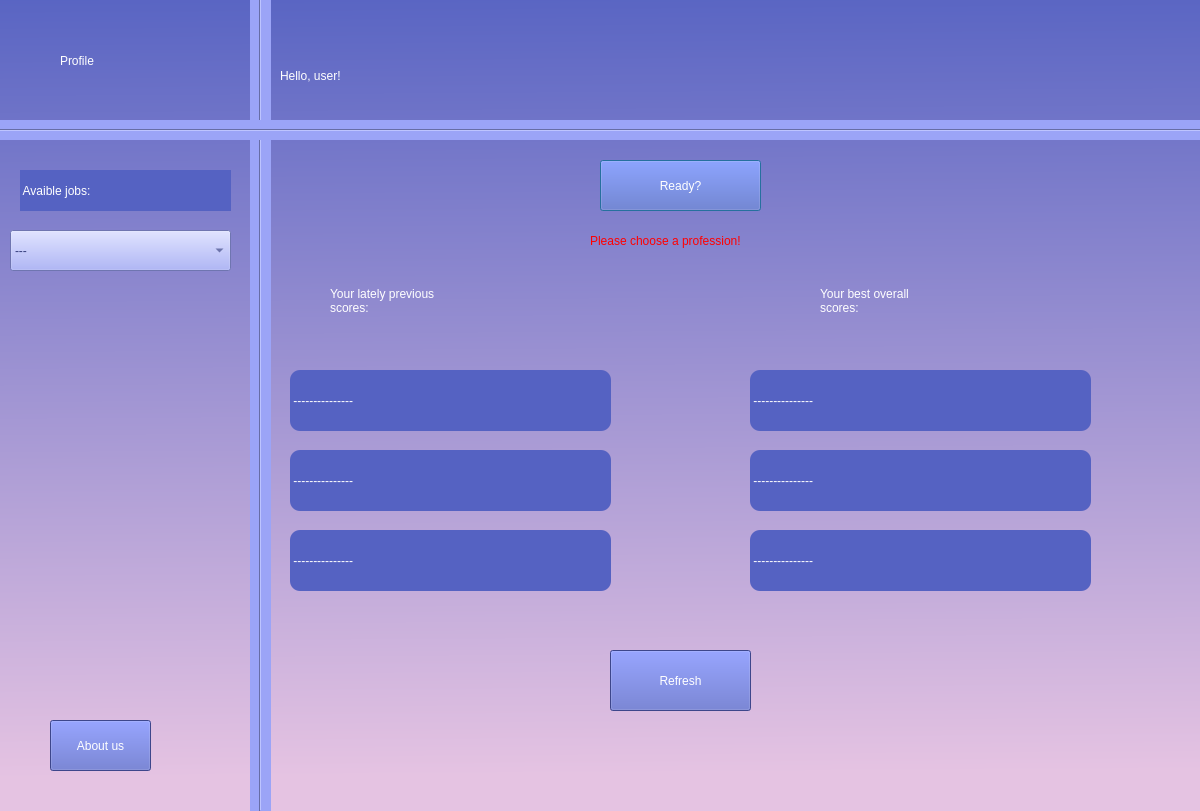
<?xml version="1.0" encoding="UTF-8"?>
<ui version="4.0">
 <class>Dialog</class>
 <widget class="QDialog" name="Dialog">
  <property name="geometry">
   <rect>
    <x>0</x>
    <y>0</y>
    <width>1200</width>
    <height>811</height>
   </rect>
  </property>
  <property name="windowTitle">
   <string>Dialog</string>
  </property>
  <widget class="QWidget" name="widget" native="true">
   <property name="geometry">
    <rect>
     <x>-50</x>
     <y>-30</y>
     <width>1291</width>
     <height>851</height>
    </rect>
   </property>
   <property name="styleSheet">
    <string notr="true">background-color: qlineargradient(spread:pad, x1:0.59, y1:0, x2:0.602273, y2:1, stop:0 rgba(85, 98, 194, 255), stop:0.943182 rgba(229, 195, 226, 255));</string>
   </property>
   <widget class="QComboBox" name="theme_box">
    <property name="geometry">
     <rect>
      <x>60</x>
      <y>260</y>
      <width>221</width>
      <height>41</height>
     </rect>
    </property>
    <property name="styleSheet">
     <string notr="true">color: rgb(54, 63, 124);
font: 18pt &quot;MS Shell Dlg 2&quot;;
background-color: rgb(155, 164, 247);</string>
    </property>
    <item>
     <property name="text">
      <string>---</string>
     </property>
    </item>
    <item>
     <property name="text">
      <string>Farmer</string>
     </property>
    </item>
    <item>
     <property name="text">
      <string>Waitress</string>
     </property>
    </item>
    <item>
     <property name="text">
      <string>Chef</string>
     </property>
    </item>
    <item>
     <property name="text">
      <string>Doctor</string>
     </property>
    </item>
    <item>
     <property name="text">
      <string>Programmer</string>
     </property>
    </item>
   </widget>
   <widget class="Line" name="line_2">
    <property name="geometry">
     <rect>
      <x>30</x>
      <y>150</y>
      <width>1261</width>
      <height>20</height>
     </rect>
    </property>
    <property name="styleSheet">
     <string notr="true">background-color: rgb(155, 164, 247);</string>
    </property>
    <property name="orientation">
     <enum>Qt::Horizontal</enum>
    </property>
   </widget>
   <widget class="QPushButton" name="ButtonReady">
    <property name="geometry">
     <rect>
      <x>650</x>
      <y>190</y>
      <width>161</width>
      <height>51</height>
     </rect>
    </property>
    <property name="styleSheet">
     <string notr="true">
background-color: rgb(85, 98, 194);
color: rgb(255, 255, 255);
	font: 24pt &quot;Rockwell&quot;;
</string>
    </property>
    <property name="text">
     <string>Ready?</string>
    </property>
   </widget>
   <widget class="QLabel" name="label_2">
    <property name="geometry">
     <rect>
      <x>70</x>
      <y>200</y>
      <width>211</width>
      <height>41</height>
     </rect>
    </property>
    <property name="styleSheet">
     <string notr="true">background-color: rgb(85, 98, 194);
color: rgb(255, 255, 255);
	font: 24pt &quot;Rockwell&quot;;</string>
    </property>
    <property name="text">
     <string> Avaible jobs:</string>
    </property>
   </widget>
   <widget class="Line" name="line">
    <property name="geometry">
     <rect>
      <x>300</x>
      <y>10</y>
      <width>21</width>
      <height>831</height>
     </rect>
    </property>
    <property name="styleSheet">
     <string notr="true">background-color: rgb(155, 164, 247);</string>
    </property>
    <property name="orientation">
     <enum>Qt::Vertical</enum>
    </property>
   </widget>
   <widget class="QLabel" name="greeting_label">
    <property name="geometry">
     <rect>
      <x>330</x>
      <y>60</y>
      <width>891</width>
      <height>91</height>
     </rect>
    </property>
    <property name="styleSheet">
     <string notr="true">
	font: 32pt &quot;Rockwell&quot;;
color: rgb(255, 255, 255);
background-color: qlineargradient(spread:pad, x1:0.205, y1:0, x2:0.312, y2:1, stop:0 rgba(100, 241, 255, 0), stop:1 rgba(245, 221, 221, 0));</string>
    </property>
    <property name="text">
     <string>Hello, user!</string>
    </property>
   </widget>
   <widget class="QLabel" name="label_4">
    <property name="geometry">
     <rect>
      <x>380</x>
      <y>300</y>
      <width>261</width>
      <height>61</height>
     </rect>
    </property>
    <property name="styleSheet">
     <string notr="true">font: 20pt &quot;MS Shell Dlg 2&quot;;
color: rgb(255, 255, 255);
background-color: qlineargradient(spread:pad, x1:0.205, y1:0, x2:0.312, y2:1, stop:0 rgba(100, 241, 255, 0), stop:1 rgba(245, 221, 221, 0));</string>
    </property>
    <property name="text">
     <string>Your lately previous
scores:</string>
    </property>
   </widget>
   <widget class="QLabel" name="prevlabel1">
    <property name="geometry">
     <rect>
      <x>340</x>
      <y>400</y>
      <width>321</width>
      <height>61</height>
     </rect>
    </property>
    <property name="styleSheet">
     <string notr="true">background-color: rgb(85, 98, 194);
color: rgb(255, 255, 255);
	font: 20pt &quot;Rockwell&quot;;
border-radius: 10px;</string>
    </property>
    <property name="text">
     <string> ---------------</string>
    </property>
   </widget>
   <widget class="QLabel" name="prevlabel2">
    <property name="geometry">
     <rect>
      <x>340</x>
      <y>480</y>
      <width>321</width>
      <height>61</height>
     </rect>
    </property>
    <property name="styleSheet">
     <string notr="true">background-color: rgb(85, 98, 194);
color: rgb(255, 255, 255);
	font: 20pt &quot;Rockwell&quot;;

border-radius: 10px;</string>
    </property>
    <property name="text">
     <string> ---------------</string>
    </property>
   </widget>
   <widget class="QLabel" name="prevlabel3">
    <property name="geometry">
     <rect>
      <x>340</x>
      <y>560</y>
      <width>321</width>
      <height>61</height>
     </rect>
    </property>
    <property name="styleSheet">
     <string notr="true">background-color: rgb(85, 98, 194);
color: rgb(255, 255, 255);
	font: 20pt &quot;Rockwell&quot;;

border-radius: 10px;</string>
    </property>
    <property name="text">
     <string> ---------------</string>
    </property>
   </widget>
   <widget class="QLabel" name="bestlabel2">
    <property name="geometry">
     <rect>
      <x>800</x>
      <y>480</y>
      <width>341</width>
      <height>61</height>
     </rect>
    </property>
    <property name="styleSheet">
     <string notr="true">background-color: rgb(85, 98, 194);
color: rgb(255, 255, 255);
	font: 20pt &quot;Rockwell&quot;;

border-radius: 10px;</string>
    </property>
    <property name="text">
     <string> ---------------</string>
    </property>
   </widget>
   <widget class="QLabel" name="bestlabel3">
    <property name="geometry">
     <rect>
      <x>800</x>
      <y>560</y>
      <width>341</width>
      <height>61</height>
     </rect>
    </property>
    <property name="styleSheet">
     <string notr="true">background-color: rgb(85, 98, 194);
color: rgb(255, 255, 255);
	font: 20pt &quot;Rockwell&quot;;

border-radius: 10px;</string>
    </property>
    <property name="text">
     <string> ---------------</string>
    </property>
   </widget>
   <widget class="QLabel" name="bestlabel1">
    <property name="geometry">
     <rect>
      <x>800</x>
      <y>400</y>
      <width>341</width>
      <height>61</height>
     </rect>
    </property>
    <property name="styleSheet">
     <string notr="true">background-color: rgb(85, 98, 194);
color: rgb(255, 255, 255);
	font: 20pt &quot;Rockwell&quot;;

border-radius: 10px;</string>
    </property>
    <property name="text">
     <string> ---------------</string>
    </property>
   </widget>
   <widget class="QLabel" name="label_11">
    <property name="geometry">
     <rect>
      <x>870</x>
      <y>300</y>
      <width>261</width>
      <height>61</height>
     </rect>
    </property>
    <property name="styleSheet">
     <string notr="true">font: 20pt &quot;MS Shell Dlg 2&quot;;
color: rgb(255, 255, 255);
background-color: qlineargradient(spread:pad, x1:0.205, y1:0, x2:0.312, y2:1, stop:0 rgba(100, 241, 255, 0), stop:1 rgba(245, 221, 221, 0));</string>
    </property>
    <property name="text">
     <string>Your best overall 
scores:</string>
    </property>
   </widget>
   <widget class="QPushButton" name="refresh_btn">
    <property name="geometry">
     <rect>
      <x>660</x>
      <y>680</y>
      <width>141</width>
      <height>61</height>
     </rect>
    </property>
    <property name="styleSheet">
     <string notr="true">background-color: rgb(85, 98, 194);
color: rgb(255, 255, 255);
	font: 24pt &quot;Rockwell&quot;;</string>
    </property>
    <property name="text">
     <string>Refresh</string>
    </property>
   </widget>
   <widget class="QLabel" name="warning_label">
    <property name="geometry">
     <rect>
      <x>640</x>
      <y>250</y>
      <width>201</width>
      <height>41</height>
     </rect>
    </property>
    <property name="styleSheet">
     <string notr="true">font: 12pt &quot;MS Shell Dlg 2&quot;;
color: rgb(255, 0, 0);
background-color: qlineargradient(spread:pad, x1:0.205, y1:0, x2:0.312, y2:1, stop:0 rgba(100, 241, 255, 0), stop:1 rgba(245, 221, 221, 0));</string>
    </property>
    <property name="text">
     <string>Please choose a profession!</string>
    </property>
   </widget>
   <widget class="QPushButton" name="us_btn">
    <property name="geometry">
     <rect>
      <x>100</x>
      <y>750</y>
      <width>101</width>
      <height>51</height>
     </rect>
    </property>
    <property name="styleSheet">
     <string notr="true">
background-color: rgb(85, 98, 194);
color: rgb(255, 255, 255);
	font: 12pt &quot;Rockwell&quot;;
</string>
    </property>
    <property name="text">
     <string>About us</string>
    </property>
   </widget>
   <widget class="QLabel" name="greeting_label_2">
    <property name="geometry">
     <rect>
      <x>110</x>
      <y>50</y>
      <width>131</width>
      <height>81</height>
     </rect>
    </property>
    <property name="styleSheet">
     <string notr="true">
	font: 32pt &quot;Rockwell&quot;;
color: rgb(255, 255, 255);
background-color: qlineargradient(spread:pad, x1:0.205, y1:0, x2:0.312, y2:1, stop:0 rgba(100, 241, 255, 0), stop:1 rgba(245, 221, 221, 0));</string>
    </property>
    <property name="text">
     <string>Profile</string>
    </property>
   </widget>
   <zorder>theme_box</zorder>
   <zorder>ButtonReady</zorder>
   <zorder>label_2</zorder>
   <zorder>line</zorder>
   <zorder>line_2</zorder>
   <zorder>greeting_label</zorder>
   <zorder>label_4</zorder>
   <zorder>prevlabel1</zorder>
   <zorder>prevlabel2</zorder>
   <zorder>prevlabel3</zorder>
   <zorder>bestlabel2</zorder>
   <zorder>bestlabel3</zorder>
   <zorder>bestlabel1</zorder>
   <zorder>label_11</zorder>
   <zorder>refresh_btn</zorder>
   <zorder>warning_label</zorder>
   <zorder>us_btn</zorder>
   <zorder>greeting_label_2</zorder>
  </widget>
 </widget>
 <resources/>
 <connections/>
</ui>
